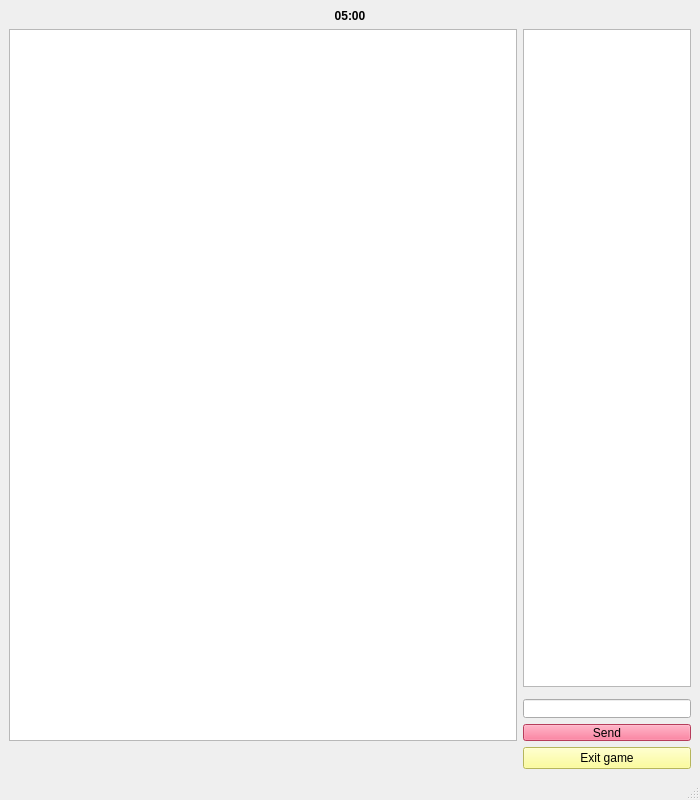
<?xml version="1.0" encoding="UTF-8"?>
<ui version="4.0">
 <class>MainWindow</class>
 <widget class="QMainWindow" name="MainWindow">
  <property name="geometry">
   <rect>
    <x>0</x>
    <y>0</y>
    <width>579</width>
    <height>384</height>
   </rect>
  </property>
  <property name="minimumSize">
   <size>
    <width>700</width>
    <height>800</height>
   </size>
  </property>
  <property name="windowTitle">
   <string>MainWindow</string>
  </property>
  <widget class="QWidget" name="centralwidget">
   <layout class="QGridLayout" name="gridLayout_2">
    <item row="0" column="0">
     <layout class="QGridLayout" name="gridLayout">
      <item row="5" column="2">
       <widget class="QPushButton" name="pushButton">
        <property name="styleSheet">
         <string notr="true">background-color: rgb(255, 255, 127);</string>
        </property>
        <property name="text">
         <string>Exit game</string>
        </property>
       </widget>
      </item>
      <item row="3" column="2">
       <widget class="QLineEdit" name="msg">
        <property name="minimumSize">
         <size>
          <width>142</width>
          <height>19</height>
         </size>
        </property>
        <property name="maximumSize">
         <size>
          <width>168</width>
          <height>19</height>
         </size>
        </property>
       </widget>
      </item>
      <item row="4" column="2">
       <widget class="QPushButton" name="send_btn">
        <property name="maximumSize">
         <size>
          <width>168</width>
          <height>17</height>
         </size>
        </property>
        <property name="styleSheet">
         <string notr="true">background-color: rgb(255, 85, 127);</string>
        </property>
        <property name="text">
         <string>Send</string>
        </property>
       </widget>
      </item>
      <item row="1" column="0" rowspan="4" colspan="2">
       <widget class="QGraphicsView" name="game_field">
        <property name="minimumSize">
         <size>
          <width>393</width>
          <height>334</height>
         </size>
        </property>
        <property name="mouseTracking">
         <bool>true</bool>
        </property>
        <property name="tabletTracking">
         <bool>true</bool>
        </property>
       </widget>
      </item>
      <item row="1" column="2">
       <widget class="QTextEdit" name="game_chat">
        <property name="maximumSize">
         <size>
          <width>168</width>
          <height>16777215</height>
         </size>
        </property>
        <property name="readOnly">
         <bool>true</bool>
        </property>
       </widget>
      </item>
      <item row="0" column="0" colspan="3">
       <widget class="QLabel" name="label">
        <property name="minimumSize">
         <size>
          <width>168</width>
          <height>11</height>
         </size>
        </property>
        <property name="text">
         <string>&lt;html&gt;&lt;head/&gt;&lt;body&gt;&lt;p align=&quot;center&quot;&gt;&lt;span style=&quot; font-size:9pt; font-weight:600;&quot;&gt;05:00&lt;/span&gt;&lt;/p&gt;&lt;/body&gt;&lt;/html&gt;</string>
        </property>
       </widget>
      </item>
     </layout>
    </item>
   </layout>
  </widget>
  <widget class="QMenuBar" name="menubar">
   <property name="geometry">
    <rect>
     <x>0</x>
     <y>0</y>
     <width>579</width>
     <height>18</height>
    </rect>
   </property>
  </widget>
  <widget class="QStatusBar" name="statusbar"/>
 </widget>
 <resources/>
 <connections/>
</ui>
